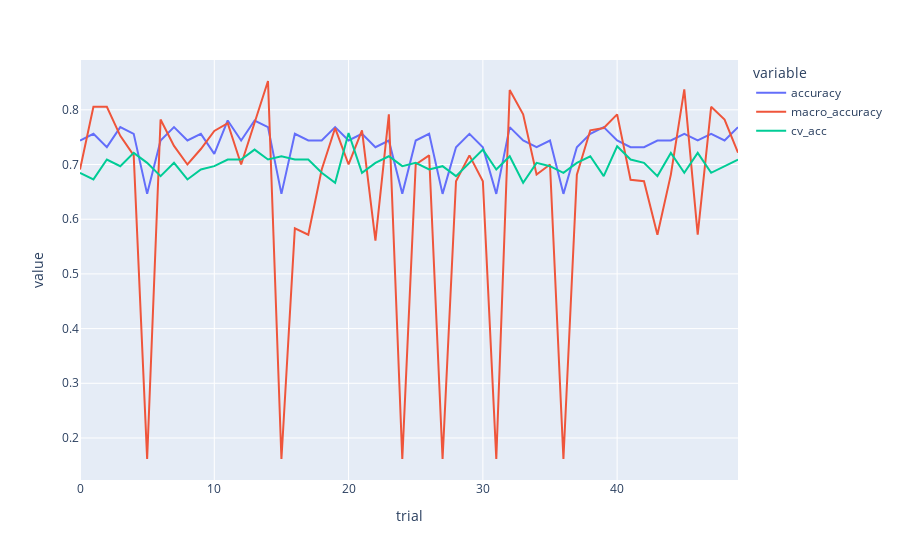

The notebook cell saved with this chart:
### Code cell
import plotly.express as px
px.line(svm_df,x='trial',y=['accuracy','macro_accuracy','cv_acc'])

### Figure 1 — Plotly figure (JSON) as saved in the notebook; plotly's stock layout.template omitted (floating-point values rounded to 4 significant figures)
{"data": [{"hovertemplate": "variable=accuracy<br>trial=%{x}<br>value=%{y}<extra></extra>", "legendgroup": "accuracy", "line": {"color": "#636efa", "dash": "solid"}, "mode": "lines", "name": "accuracy", "orientation": "v", "showlegend": true, "type": "scatter", "x": [0, 1, 2, 3, 4, 5, 6, 7, 8, 9, 10, 11, 12, 13, 14, 15, 16, 17, 18, 19, 20, 21, 22, 23, 24, 25, 26, 27, 28, 29, 30, 31, 32, 33, 34, 35, 36, 37, 38, 39, 40, 41, 42, 43, 44, 45, 46, 47, 48, 49], "xaxis": "x", "y": [0.7439, 0.7561, 0.7317, 0.7683, 0.7561, 0.6463, 0.7439, 0.7683, 0.7439, 0.7561, 0.7195, 0.7805, 0.7439, 0.7805, 0.7683, 0.6463, 0.7561, 0.7439, 0.7439, 0.7683, 0.7439, 0.7561, 0.7317, 0.7439, 0.6463, 0.7439, 0.7561, 0.6463, 0.7317, 0.7561, 0.7317, 0.6463, 0.7683, 0.7439, 0.7317, 0.7439, 0.6463, 0.7317, 0.7561, 0.7683, 0.7439, 0.7317, 0.7317, 0.7439, 0.7439, 0.7561, 0.7439, 0.7561, 0.7439, 0.7683], "yaxis": "y"}, {"hovertemplate": "variable=macro_accuracy<br>trial=%{x}<br>value=%{y}<extra></extra>", "legendgroup": "macro_accuracy", "line": {"color": "#EF553B", "dash": "solid"}, "mode": "lines", "name": "macro_accuracy", "orientation": "v", "showlegend": true, "type": "scatter", "x": [0, 1, 2, 3, 4, 5, 6, 7, 8, 9, 10, 11, 12, 13, 14, 15, 16, 17, 18, 19, 20, 21, 22, 23, 24, 25, 26, 27, 28, 29, 30, 31, 32, 33, 34, 35, 36, 37, 38, 39, 40, 41, 42, 43, 44, 45, 46, 47, 48, 49], "xaxis": "x", "y": [0.6909, 0.8055, 0.8056, 0.7525, 0.7167, 0.1616, 0.7822, 0.7339, 0.7001, 0.7283, 0.7614, 0.7757, 0.7001, 0.7757, 0.8527, 0.1616, 0.5833, 0.5717, 0.6909, 0.7667, 0.7001, 0.7625, 0.5607, 0.7916, 0.1616, 0.7001, 0.7167, 0.1616, 0.6693, 0.7167, 0.6693, 0.1616, 0.8361, 0.7916, 0.6817, 0.7001, 0.1616, 0.6813, 0.7625, 0.7667, 0.7916, 0.6721, 0.6693, 0.5717, 0.6815, 0.8375, 0.5717, 0.8055, 0.7822, 0.7217], "yaxis": "y"}, {"hovertemplate": "variable=cv_acc<br>trial=%{x}<br>value=%{y}<extra></extra>", "legendgroup": "cv_acc", "line": {"color": "#00cc96", "dash": "solid"}, "mode": "lines", "name": "cv_acc", "orientation": "v", "showlegend": true, "type": "scatter", "x": [0, 1, 2, 3, 4, 5, 6, 7, 8, 9, 10, 11, 12, 13, 14, 15, 16, 17, 18, 19, 20, 21, 22, 23, 24, 25, 26, 27, 28, 29, 30, 31, 32, 33, 34, 35, 36, 37, 38, 39, 40, 41, 42, 43, 44, 45, 46, 47, 48, 49], "xaxis": "x", "y": [0.6848, 0.6727, 0.7091, 0.697, 0.7212, 0.703, 0.6788, 0.703, 0.6727, 0.6909, 0.697, 0.7091, 0.7091, 0.7273, 0.7091, 0.7152, 0.7091, 0.7091, 0.6848, 0.6667, 0.7576, 0.6848, 0.703, 0.7152, 0.697, 0.703, 0.6909, 0.697, 0.6788, 0.703, 0.7273, 0.6909, 0.7152, 0.6667, 0.703, 0.697, 0.6848, 0.703, 0.7152, 0.6788, 0.7333, 0.7091, 0.703, 0.6788, 0.7212, 0.6848, 0.7212, 0.6848, 0.697, 0.7091], "yaxis": "y"}], "layout": {"legend": {"title": {"text": "variable"}, "tracegroupgap": 0}, "margin": {"t": 60}, "xaxis": {"anchor": "y", "domain": [0, 1], "title": {"text": "trial"}}, "yaxis": {"anchor": "x", "domain": [0, 1], "title": {"text": "value"}}}}
